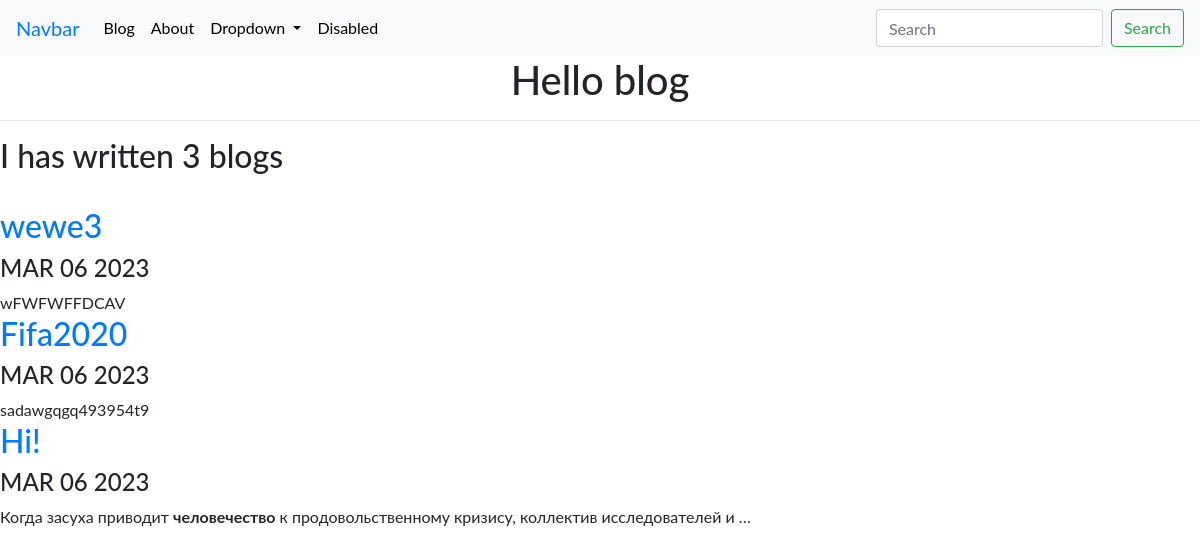
Screenshot of /blog/ with the database file from the repository.
### blog/models.py (models this page shows, shortened)
class Blog(models.Model):
    title = models.CharField(max_length=200)
    description = models.TextField()
    date = models.DateField()

### blog/views.py (the view)
# urls.py: path('', views.blogs, name='blogs'),
def blogs(request):
    blogs = Blog.objects.order_by('-date')
    return render(request, 'blog/all_blogs.html', {'blogs':blogs})

### blog/templates/blog/all_blogs.html
{% extends 'portfolio/base.html' %}
{% load static %}
{% block css_additional %}
<link rel="stylesheet" href="{% static "portfolio/custom.css" %}">
{% endblock %}
{% block content %}
  <div class="blg">
    <div class='contai'>
      <h1>Hello blog</h1>
    </div>
    <hr>
      <h2>I has written {{ blogs.count }} blog{{ blogs.count|pluralize }}</h2>
      <br>
      {% for blog in blogs %}
      <a href="{% url 'blog:detail' blog.id %}"><h2>{{ blog.title }}</h2></a>
      <h4>{{ blog.date| date:'M d Y'|upper }}</h4>
      {{ blog.description|safe|truncatechars:100 }}
      {% endfor %}
  </div>
{% endblock %}

### portfolio/static/portfolio/custom.css (style rules this page uses)
.contai { text-align: center; }
body { font-family: 'Lato', sans-serif; }

### rows the page displays
Blog: title "wewe3", date "MAR 06 2023", description "wFWFWFFDCAV"
Blog: title "Fifa2020", date "MAR 06 2023", description "sadawgqgq493954t9"
Blog: title "Hi!", date "MAR 06 2023", description "Когда засуха приводит человечество к продовольственному кризису, коллектив исследователей и …"

### other values shown
{{ blogs.count }} "3"
